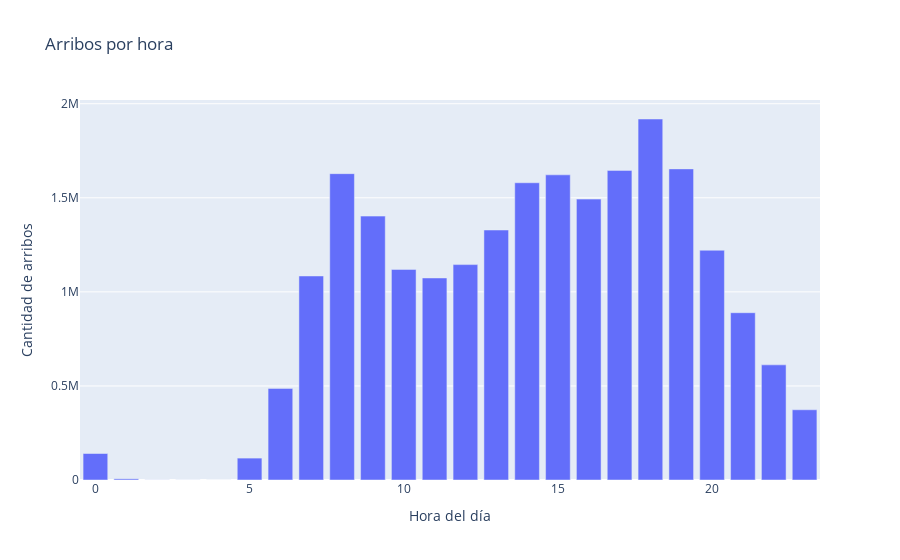

The notebook cell this image was saved under:
### Code cell
# Plot the hourly traffic
hourly_traffic_pd = hourly_traffic.toPandas()
fig =px.bar(hourly_traffic_pd, x='hora_arribo', y='count', title="Arribos por hora", labels={'hora_arribo': 'Hour of Day', 'count': 'Count'})
fig.update_layout(xaxis_title="Hora del día", yaxis_title="Cantidad de arribos")
fig.show()

### Figure 1 — Plotly figure (JSON) as saved in the notebook; plotly's stock layout.template omitted (floating-point values rounded to 4 significant figures)
{"data": [{"alignmentgroup": "True", "hovertemplate": "Hour of Day=%{x}<br>Count=%{y}<extra></extra>", "legendgroup": "", "marker": {"color": "#636efa", "pattern": {"shape": ""}}, "name": "", "offsetgroup": "", "orientation": "v", "showlegend": false, "textposition": "auto", "type": "bar", "x": [18, 19, 17, 8, 15, 14, 16, 9, 13, 20, 12, 10, 7, 11, 21, 22, 6, 23, 0, 5, 1, 2, 3, 4], "xaxis": "x", "y": [1918909, 1653769, 1645729, 1628360, 1622107, 1579970, 1493043, 1402736, 1328890, 1221266, 1144961, 1119466, 1084509, 1073938, 889238, 611977, 486932, 373299, 140847, 116409, 6265, 512, 266, 181], "yaxis": "y"}], "layout": {"barmode": "relative", "legend": {"tracegroupgap": 0}, "title": {"text": "Arribos por hora"}, "xaxis": {"anchor": "y", "domain": [0, 1], "title": {"text": "Hora del día"}}, "yaxis": {"anchor": "x", "domain": [0, 1], "title": {"text": "Cantidad de arribos"}}}}
